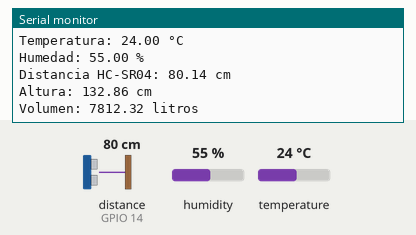
Recording of a sketch running on a simulated ESP8266 (NodeMCU). Shown: the last lines printed to the serial monitor. Wiring (inferred from the names in the program): ultrasonic range finder: trigger GPIO 12; echo GPIO 14. The test bench sets the inputs (shaded band); at power-on: distance to the obstacle (sensor on GPIO 14) 80 cm, humidity 55 %, temperature 24 °C. The echo pulse lasts 58.3 µs per cm; WiFi joins after 1.5 s; servers stay silent unless stated; uploads are accepted with an empty reply.

Above: at 2.7 s.
2.8 s: distance to the obstacle (sensor on GPIO 14) set to 2 cm
At 13.1 s:
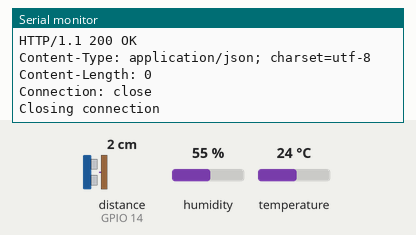
13.2 s: humidity set to 22 %
At 18.7 s:
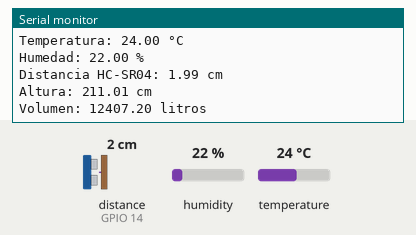
19.3 s: temperature set to 12 °C
At 24.0 s:
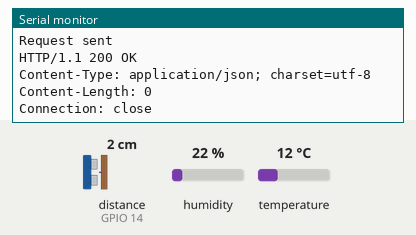
25.4 s: distance to the obstacle (sensor on GPIO 14) set to 4 cm
At 29.7 s:
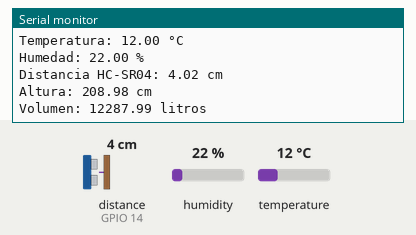
31.5 s: humidity set to 40 %
At 35.9 s:
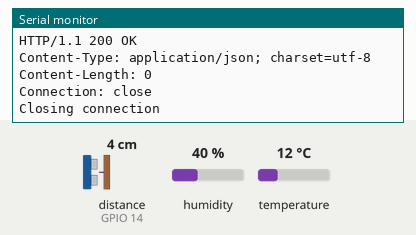
Timing chart, 0 to 37.4 s (numbered marks = the images above; inputs shaded):
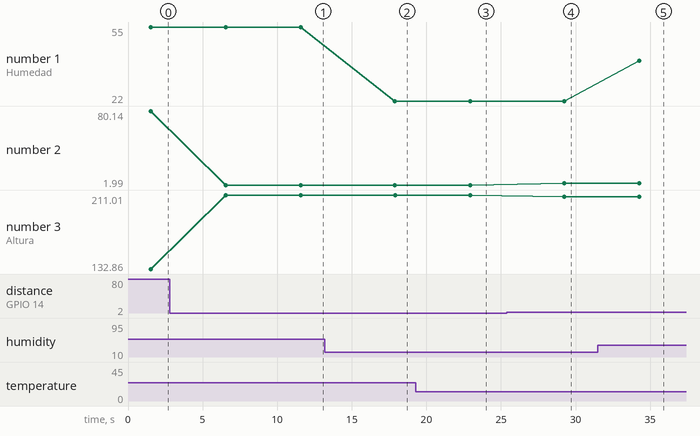

Measured:
- after the input at 2.8 s, the serial monitor: prints a new line after 3.8 s (image 1)
- after the input at 13.2 s, the serial monitor: prints a new line after 4.7 s (image 2)
- after the input at 19.3 s, the serial monitor: prints a new line after 3.6 s (image 3)
- after the input at 25.4 s, the serial monitor: prints a new line after 3.8 s (image 4)
- after the input at 31.5 s, the serial monitor: prints a new line after 2.8 s (image 5)
- plotted number 1: 55 → 22 after the input at 13.2 s, 22 → 40 after the input at 31.5 s
- plotted number 2: 80.14 → 1.99 after the input at 2.8 s, 1.99 → 4.02 after the input at 25.4 s
- plotted number 3: 132.86 → 211.01 after the input at 2.8 s, 211.01 → 208.98 after the input at 25.4 s

The sketch:

api_post_https.ino
```cpp
#include <ESP8266WiFi.h>
#include <WiFiClientSecure.h>
#include <DHT.h>

// Configuración del sensor DHT
#define DHTPIN 2       // Pin al que está conectado el sensor DHT
#define DHTTYPE DHT11  // Tipo de sensor DHT

DHT dht(DHTPIN, DHTTYPE);

// Configuración del sensor de ultrasonido HC-SR04
#define TRIGGER_PIN 12  // Pin de disparo del sensor
#define ECHO_PIN 14     // Pin de eco del sensor

// Configuración de la red Wi-Fi
const char* ssid = "Claro_633469";
const char* password = "F3Y4D6X8S5Y3";

const char* serverName = "api-arduino-r24u.onrender.com";
const char* apiEndpoint = "/api/create-register";

float altura;
float volumenLitros;

unsigned long lastTime = 0;
unsigned long timerDelay = 10000;

void setup() {
  Serial.begin(115200);

  WiFi.begin(ssid, password);
  Serial.println("Connecting");
  while (WiFi.status() != WL_CONNECTED) {
    delay(500);
    Serial.print(".");
  }
  Serial.println("");
  Serial.print("Connected to WiFi network with IP Address: ");
  Serial.println(WiFi.localIP());

  dht.begin();  // Inicializar el sensor DHT

  pinMode(TRIGGER_PIN, OUTPUT);
  pinMode(ECHO_PIN, INPUT);
}

void loop() {
  // Lectura del sensor DHT
  float temperatura = dht.readTemperature();
  float humedad = dht.readHumidity();

  // Lectura del sensor HC-SR04
  float distancia = leerDistancia();

  // Cálculos de altura y volumen
  altura = 213 - distancia;
  float volumen = (altura * 210 * 280);  // Volumen en centímetros cúbicos
  volumenLitros = volumen / 1000.0;  // Convertir de cm³ a litros

  Serial.println("Datos del sensor:");
  Serial.print("Temperatura: ");
  Serial.print(temperatura);
  Serial.println(" °C");
  Serial.print("Humedad: ");
  Serial.print(humedad);
  Serial.println(" %");
  Serial.print("Distancia HC-SR04: ");
  Serial.print(distancia);
  Serial.println(" cm");
  Serial.print("Altura: ");
  Serial.print(altura);
  Serial.println(" cm");
  Serial.print("Volumen: ");
  Serial.print(volumenLitros);
  Serial.println(" litros");
  Serial.println();

  // Envío de datos al servidor si ha pasado el tiempo especificado
  if ((millis() - lastTime) > timerDelay) {
    if (WiFi.status() == WL_CONNECTED) {
      WiFiClientSecure client;

      // Configura la conexión SSL utilizando BearSSL
      client.setInsecure();

      // Envía solicitud HTTPS POST
      if (client.connect(serverName, 443)) {
        Serial.println("Connected to server");

        // Construir la cadena de solicitud
        String httpRequestData = "{\"temperatura\":" + String(temperatura) +
                                 ",\"humedad\":" + String(humedad) +
                                 ",\"distancia\":" + String(distancia) +
                                 ",\"altura\":" + String(altura) +
                                 ",\"volumen\":" + String(volumenLitros) + "}";
        Serial.println("JSON Request: " + httpRequestData);
        String request = "POST " + String(apiEndpoint) + " HTTP/1.1\r\n"
                        "Host: " + String(serverName) + "\r\n"
                        "Content-Type: application/json\r\n"
                        "Content-Length: " + String(httpRequestData.length()) + "\r\n"
                        "Accept: */*\r\n"
                        "Connection: close\r\n\r\n" +
                        httpRequestData;

        client.print(request);
        Serial.println("Request sent");

        while (client.connected()) {
          if (client.available()) {
            String line = client.readStringUntil('\r');
            Serial.print(line);
          }
        }

        Serial.println();
        Serial.println("Closing connection");
        client.stop();
      } else {
        Serial.println("Unable to connect to server");
      }

    } else {
      Serial.println("WiFi Disconnected");
    }
    lastTime = millis();
  }

  delay(5000);  // Esperar antes de realizar la siguiente lectura
}

float leerDistancia() {
  // Genera un pulso corto en el pin de disparo del sensor
  digitalWrite(TRIGGER_PIN, LOW);
  delayMicroseconds(2);
  digitalWrite(TRIGGER_PIN, HIGH);
  delayMicroseconds(15);
  digitalWrite(TRIGGER_PIN, LOW);

  unsigned long duration = pulseIn(ECHO_PIN, HIGH, 30000);  // Máximo tiempo de espera de 30 ms

  // Calcula la distancia en centímetros utilizando la fórmula del ultrasonido
  float distance = (duration / 2) / 29.1;

  return distance;
}
```
